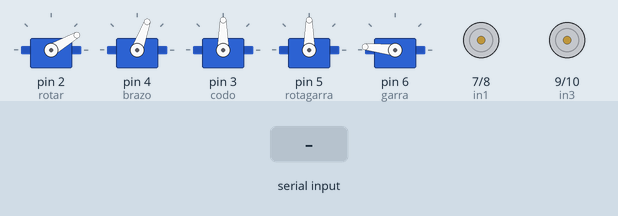
A sketch run on a simulated Arduino Uno, built with avr-gcc and run on an emulated ATmega328P. On the bench: 5 × servo, motor-driver pin pairs drawn as motors (green arrow = first pin HIGH = forward, orange = second pin HIGH = backward, longer = more drive). Inputs (shaded band) come from the test bench.

Above: at 1.2 s.
1.3 s: byte 87 ('W') received over Serial
At 2.3 s:
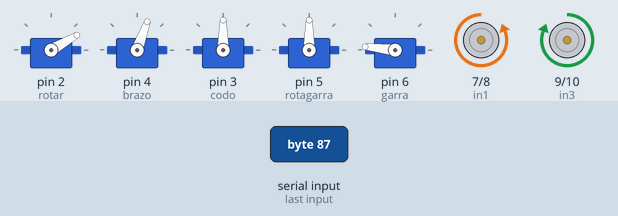
2.8 s: byte 86 ('V') received over Serial
At 3.4 s:
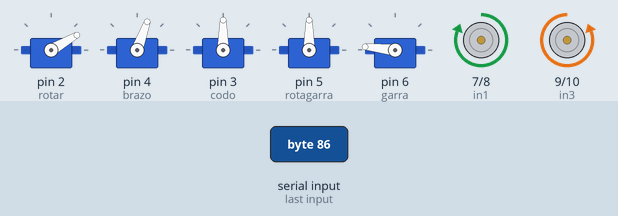
4.3 s: byte 83 ('S') received over Serial
At 4.6 s:
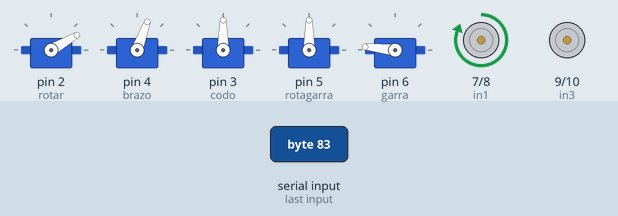
5.8 s: byte 90 ('Z') received over Serial
At 6.9 s:
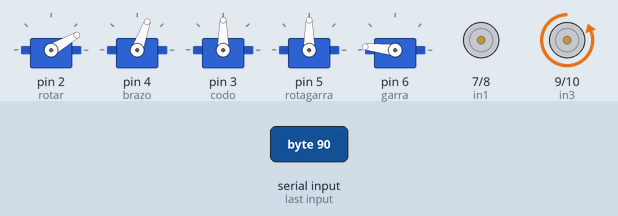
7.3 s: "A" received over Serial
At 8.4 s:
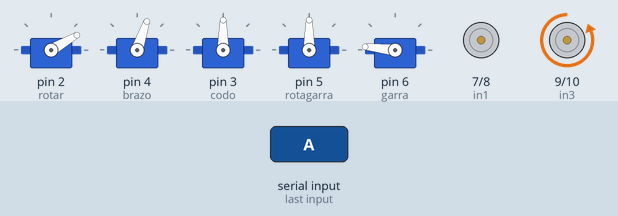
8.8 s: "C" received over Serial
At 9.6 s:
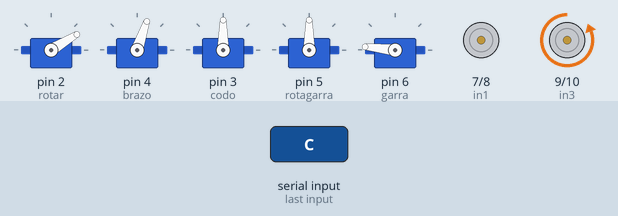
Timing chart, 0 to 11.3 s (numbered marks = the images above; inputs shaded):
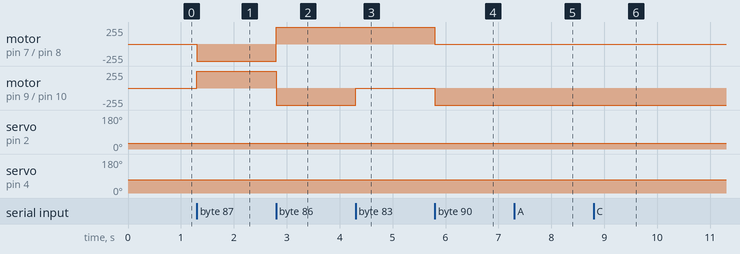

Measured:
- after the input at 1.3 s, motor on pin 7 (in1) / pin 8 (in2): stopped → backward 255/255 at once; motor on pin 9 (in3) / pin 10 (in4): stopped → forward 255/255 at once
- after the input at 2.8 s, motor on pin 7 (in1) / pin 8 (in2): backward 255/255 → forward 255/255 at once; motor on pin 9 (in3) / pin 10 (in4): forward 255/255 → backward 255/255 at once
- after the input at 4.3 s, motor on pin 9 (in3) / pin 10 (in4): backward 255/255 → stopped at once
- after the input at 5.8 s, motor on pin 7 (in1) / pin 8 (in2): forward 255/255 → stopped at once; motor on pin 9 (in3) / pin 10 (in4): stopped → backward 255/255 at once
- after the input at 7.3 s, servo on pin 4 (brazo): 70° → 71° at once
- after the input at 8.8 s, servo on pin 2 (rotar): 30° → 31° at once

The sketch:

sketch_may18a.ino
```cpp
#include<Servo.h>
//carro
Servo rotar;
Servo brazo;
Servo codo;
Servo rotagarra;
Servo garra;

int in1=7,in2=8,in3=9,in4=10;

int t=0;
int controtar=70,contbrazo=30,contcodo=90,controtagarra=90,contgarra=174;
char serial;

void setup() {
rotar.attach(2); //ya
brazo.attach(4); //ya
codo.attach(3);//ya
rotagarra.attach(5); //ya
garra.attach(6); //ya

pinMode(in1,OUTPUT);
pinMode(in2,OUTPUT);
pinMode(in3,OUTPUT);
pinMode(in4,OUTPUT);

Serial.begin(38400);
}

void loop() {
 serial=Serial.read();

 //**************************************control de garra*****************************************************:
rotar.write(contbrazo);
 brazo.write(controtar);
 codo.write(contcodo);
 rotagarra.write(controtagarra);
 garra.write(contgarra);


 //servomotor brazo:
if(controtar<21)
controtar=20;

if(controtar>131)
controtar=130;

   if(serial == 'A'){
   controtar = controtar+1;
   delay(10);
   }
   if(serial == 'B'){
   controtar = controtar-1;
   delay(10);
   }

//servomotor rotar:
if(contbrazo<1)
contbrazo=0;

if(contbrazo>179)
contbrazo=180;

   if(serial == 'C'){
   contbrazo = contbrazo+1;
   delay(10);
   }
   if(serial == 'D'){
   contbrazo  = contbrazo-1;
   delay(10);
   }

//servomotor codo:
    if(contcodo<25)
contcodo=24;
if(contcodo>151)
contcodo=150;

   if(serial == 'E'){
   contcodo = contcodo-1;
   delay(10);
   }
   if(serial == 'F'){
   contcodo  = contcodo+1;
   delay(10);
   }

//servomotor rotagarra:
  if(controtagarra<1)
controtagarra=0;

if(controtagarra>129)
controtagarra=130;

   if(serial == 'G'){
   controtagarra = controtagarra+1;
   delay(10);
   }
   if(serial == 'H'){
   controtagarra  = controtagarra-1;
   delay(10);
   }

//servomotor garra:
   if(contgarra<101)
contgarra=100;

if(contgarra>179)
contgarra=180;

   if(serial == 'I'){
   contgarra = contgarra+1;
   delay(10);
   }
   if(serial == 'J'){
   contgarra  = contgarra-1;
   delay(10);
   }
else {

}

//   *****************************codigo del carro***************************
   //para atras:
   if((serial=='W') && (t==0)){
    digitalWrite(in1,0);
    digitalWrite(in2,1);
    digitalWrite(in4,0);
    digitalWrite(in3,1);
   }

   //para adelante:
   if((serial=='V') && (t==0)){
    digitalWrite(in1,1);
    digitalWrite(in2,0);
    digitalWrite(in3,0);
    digitalWrite(in4,1);

}

//para dar la vuelta a la izquierda:
  if((serial=='S') && (t==0)){
    digitalWrite(in1,1);
    digitalWrite(in2,0);
    digitalWrite(in3,0);
    digitalWrite(in4,0);
}

//para dar la vuelta a la derecha:
if((serial=='Z')&& (t==0)){
    digitalWrite(in1,0);
    digitalWrite(in2,0);
    digitalWrite(in3,0);
    digitalWrite(in4,1);
}
 else if(serial=='p'){
  t=1;
    digitalWrite(in1,0);
    digitalWrite(in2,0);
    digitalWrite(in4,0);
    digitalWrite(in3,0);
    delay(15);
    t=0;
}

}
```
